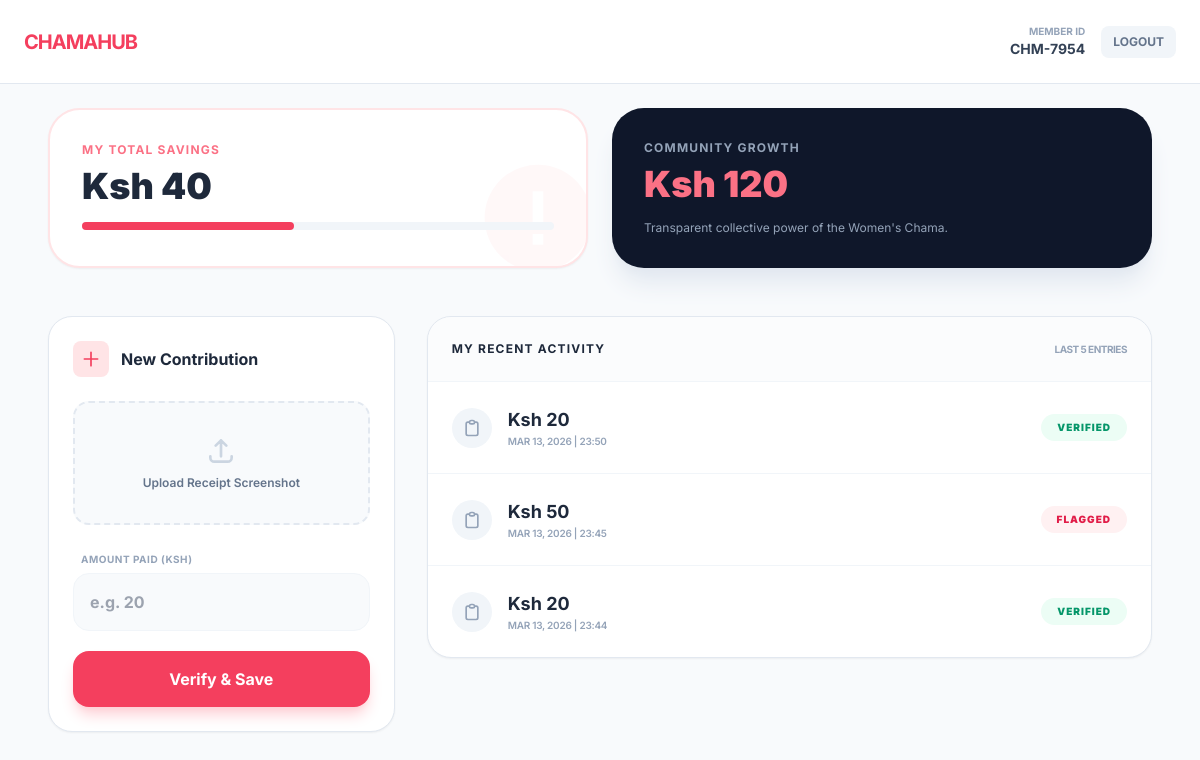
Screenshot of /PROJECT/index.php (signed in) with the database file from the repository.
### tables this page shows
CREATE TABLE `payments` (
  `id` int(11) NOT NULL,
  `member_id` int(11) NOT NULL,
  `screenshot_path` varchar(255) DEFAULT NULL,
  `detected_amount` decimal(10,2) DEFAULT 0.00,
  `status` enum('pending','verified','flagged') DEFAULT 'pending',
  `payment_date` timestamp NOT NULL DEFAULT current_timestamp(),
  `user_id` int(11) DEFAULT NULL
);

### PROJECT/index.php (the view, shortened to what this page needs)
<?php
require_once 'db.php';
$user_id = $_SESSION['user_id'];
$myStats = $pdo->prepare("SELECT SUM(detected_amount) as my_total FROM payments WHERE user_id = ? AND status = 'verified'");
$myStats->execute([$user_id]);
$myTotal = $myStats->fetch()['my_total'] ?? 0;
$communityStats = $pdo->query("SELECT SUM(detected_amount) as grand_total FROM payments WHERE status = 'verified'")->fetch();
?>
<!DOCTYPE html>
<html lang="en">
<head>
    <script src="https://cdn.tailwindcss.com"></script>
</head>
<body class="bg-slate-50">
    <nav class="bg-white p-6 border-b border-slate-200 sticky top-0 z-50">
        <div class="max-w-6xl mx-auto flex justify-between items-center">
            <span class="font-bold text-rose-500 text-xl tracking-tighter">CHAMAHUB</span>
            <div class="flex items-center gap-4">
                <div class="text-right hidden sm:block">
                    <p class="text-[10px] font-bold text-slate-400 uppercase">Member ID</p>
                    <p class="text-sm font-bold text-slate-700"><?php echo $_SESSION['member_number']; ?></p>
                </div>
                <a href="logout.php" class="text-xs bg-slate-100 px-3 py-2 rounded-lg font-bold text-slate-500 hover:bg-rose-50 hover:text-rose-500 transition">LOGOUT</a>
            </div>
        </div>
    </nav>
    <main class="max-w-6xl mx-auto p-6">
        <div class="grid md:grid-cols-2 gap-6 mb-12">
            <div class="bg-white p-8 rounded-[2rem] border-2 border-rose-100 shadow-sm relative overflow-hidden">
                <p class="text-xs font-bold text-rose-400 uppercase tracking-widest mb-2 relative z-10">My Total Savings</p>
                <p class="text-4xl font-black text-slate-800 relative z-10">Ksh <?php echo number_format($myTotal); ?></p>
                <div class="mt-4 h-2 bg-slate-100 rounded-full relative z-10">
                    <div class="bg-rose-500 h-2 rounded-full transition-all duration-1000" style="width: 45%"></div>
                </div>
                <div class="absolute -right-4 -bottom-4 text-rose-50 opacity-50">
                    <svg class="w-32 h-32" fill="currentColor" viewBox="0 0 24 24"><path d="M12 2C6.48 2 2 6.48 2 12s4.48 10 10 10 10-4.48 10-10S17.52 2 12 2zm1 15h-2v-2h2v2zm0-4h-2V7h2v6z"/></svg>
                </div>
            </div>
            <div class="bg-slate-900 p-8 rounded-[2rem] text-white shadow-xl shadow-slate-200">
                <p class="text-xs font-bold text-slate-400 uppercase tracking-widest mb-2">Community Growth</p>
                <p class="text-4xl font-black text-rose-400">Ksh <?php echo number_format($communityStats['grand_total']); ?></p>
                <p class="text-slate-400 text-xs mt-4">Transparent collective power of the Women's Chama.</p>
            </div>
        </div>
        <div class="grid lg:grid-cols-3 gap-8">
            <div class="lg:col-span-1">
                <div class="bg-white p-6 rounded-3xl border border-slate-200 shadow-sm">
                    <h3 class="font-bold text-slate-800 mb-6 flex items-center">
                        <span class="bg-rose-100 text-rose-500 p-2 rounded-lg mr-3">
                            <svg class="w-5 h-5" fill="none" stroke="currentColor" viewBox="0 0 24 24"><path stroke-linecap="round" stroke-linejoin="round" stroke-width="2" d="M12 4v16m8-8H4"></path></svg>
                        </span>
                        New Contribution
                    </h3>
                    <form action="submit_payment.php" method="POST" enctype="multipart/form-data" class="space-y-5">
                        <div class="relative">
                            <label for="sc" class="flex flex-col items-center justify-center bg-slate-50 border-2 border-dashed border-slate-200 p-8 rounded-2xl cursor-pointer hover:border-rose-400 transition group">
                                <svg class="w-8 h-8 text-slate-300 group-hover:text-rose-400 mb-2" fill="none" stroke="currentColor" viewBox="0 0 24 24"><path stroke-linecap="round" stroke-linejoin="round" stroke-width="2" d="M4 16v1a3 3 0 003 3h10a3 3 0 003-3v-1m-4-8l-4-4m0 0L8 8m4-4v12"></path></svg>
                                <span id="file-label" class="text-xs font-semibold text-slate-500">Upload Receipt Screenshot</span>
                            </label>
                        </div>
                        <div>
                            <label class="text-[10px] font-bold text-slate-400 uppercase ml-2 tracking-wider">Amount Paid (Ksh)</label>
                            <input type="number" name="manual_amount" placeholder="e.g. 20" required
                                class="w-full p-4 mt-1 bg-slate-50 border border-slate-100 rounded-2xl focus:border-rose-400 focus:bg-white outline-none transition font-bold text-slate-700">
                        </div>
                        <button type="submit" class="w-full bg-rose-500 text-white py-4 rounded-2xl font-bold shadow-lg shadow-rose-200 hover:bg-rose-600 transition active:scale-95">
                            Verify & Save
                        </button>
                    </form>
                </div>
            </div>
            <div class="lg:col-span-2">
                <div class="bg-white rounded-3xl border border-slate-200 shadow-sm overflow-hidden">
                    <div class="p-6 border-b border-slate-100 flex justify-between items-center bg-slate-50/50">
                        <h3 class="font-bold text-slate-800 text-xs uppercase tracking-widest">My Recent Activity</h3>
                        <span class="text-[10px] font-bold text-slate-400 tracking-tighter">LAST 5 ENTRIES</span>
                    </div>
                    <div class="divide-y divide-slate-100">
                        <?php
                        $myFeed = $pdo->prepare("SELECT * FROM payments WHERE user_id = ? ORDER BY payment_date DESC LIMIT 5");
                        $myFeed->execute([$user_id]);
                        $rows = $myFeed->fetchAll();
                        if (count($rows) > 0):
                            foreach($rows as $pay):
                                $status = $pay['status'];
                                $statusStyle = "text-amber-600 bg-amber-50";
                                if($status == 'verified') $statusStyle = "text-emerald-600 bg-emerald-50";
                                if($status == 'flagged') $statusStyle = "text-rose-600 bg-rose-50";
                        ?>
                        <div class="p-6 flex justify-between items-center hover:bg-slate-50 transition">
                            <div class="flex items-center gap-4">
                                <div class="w-10 h-10 rounded-full bg-slate-100 flex items-center justify-center text-slate-400">
                                    <svg class="w-5 h-5" fill="none" stroke="currentColor" viewBox="0 0 24 24"><path stroke-linecap="round" stroke-linejoin="round" stroke-width="2" d="M9 5H7a2 2 0 00-2 2v12a2 2 0 002 2h10a2 2 0 002-2V7a2 2 0 00-2-2h-2M9 5a2 2 0 002 2h2a2 2 0 002-2M9 5a2 2 0 012-2h2a2 2 0 012 2"></path></svg>
                                </div>
                                <div>
                                    <p class="font-bold text-slate-800 text-lg">Ksh <?php echo number_format($pay['detected_amount']); ?></p>
                                    <p class="text-[10px] font-semibold text-slate-400 uppercase tracking-tight"><?php echo date('M d, Y | H:i', strtotime($pay['payment_date'])); ?></p>
                                </div>
                            </div>
                            <span class="text-[10px] font-black px-4 py-1.5 rounded-full uppercase tracking-widest <?php echo $statusStyle; ?>">
                                <?php echo $status; ?>
                            </span>
                        </div>
                        <?php endforeach; else: ?>
                            <div class="p-12 text-center text-slate-400 italic text-sm">No contributions yet. Start saving today!</div>
                        <?php endif; ?>
                    </div>
                </div>
            </div>
        </div>
    </main>
</body>
</html>

### PROJECT/index.php (style rules this page uses)
body { font-family: 'Inter', sans-serif; }

### rows the page displays
payments: detected_amount "20", payment_date "MAR 13, 2026 | 23:50", status "VERIFIED"
payments: detected_amount "50", payment_date "MAR 13, 2026 | 23:45", status "FLAGGED"
payments: detected_amount "20", payment_date "MAR 13, 2026 | 23:44", status "VERIFIED"

### other values shown
$_SESSION['member_number'] "CHM-7954"
$myTotal "40"
$communityStats['grand_total'] "120"
